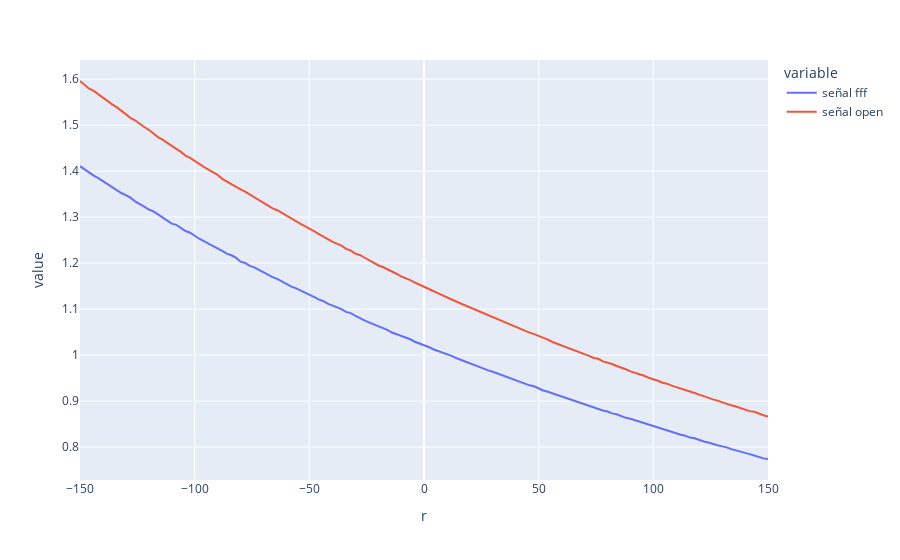

Notebook code for this chart:
### Code cell
pddopen.merge(pddFFF).set_index('r')[['señal fff', 'señal open']].plot()

### Figure 1 — Plotly figure (JSON) as saved in the notebook; plotly's stock layout.template omitted (floating-point values rounded to 4 significant figures; data arrays with more than 128 entries replaced by an {"elided": "..."} marker saying what was removed)
{"data": [{"hovertemplate": "variable=señal fff<br>r=%{x}<br>value=%{y}<extra></extra>", "legendgroup": "señal fff", "line": {"color": "#636efa", "dash": "solid"}, "mode": "lines", "name": "señal fff", "orientation": "v", "showlegend": true, "type": "scatter", "x": {"elided": "151 int values"}, "xaxis": "x", "y": {"elided": "151 float values"}, "yaxis": "y"}, {"hovertemplate": "variable=señal open<br>r=%{x}<br>value=%{y}<extra></extra>", "legendgroup": "señal open", "line": {"color": "#EF553B", "dash": "solid"}, "mode": "lines", "name": "señal open", "orientation": "v", "showlegend": true, "type": "scatter", "x": {"elided": "151 int values"}, "xaxis": "x", "y": {"elided": "151 float values"}, "yaxis": "y"}], "layout": {"legend": {"title": {"text": "variable"}, "tracegroupgap": 0}, "margin": {"t": 60}, "xaxis": {"anchor": "y", "domain": [0, 1], "title": {"text": "r"}}, "yaxis": {"anchor": "x", "domain": [0, 1], "title": {"text": "value"}}}}
